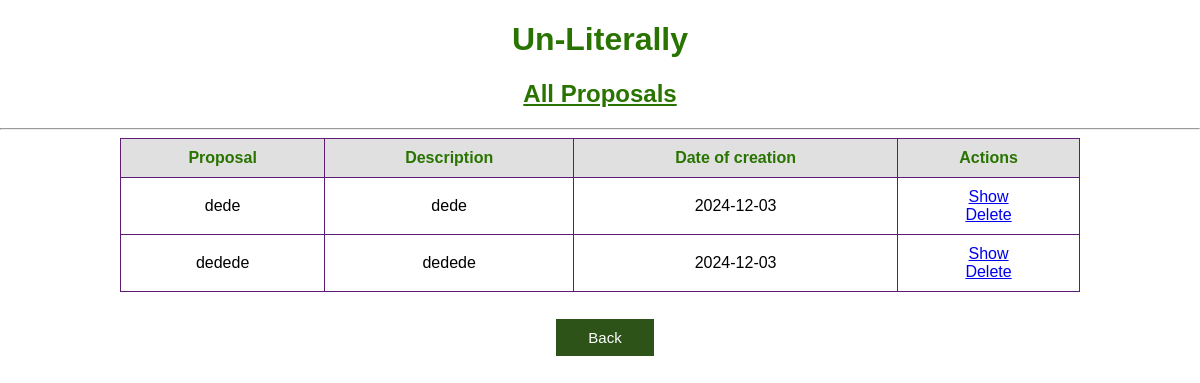
Page /all_proposals (signed in) on the committed database.
### app.py (models this page shows)
class Proposal(db.Model):
    id = db.Column(db.Integer, primary_key=True)
    name = db.Column(db.String(5), nullable=True, unique=True)
    date = db.Column(db.DateTime, default=datetime.utcnow)
    reasoning = db.Column(db.String(5000), nullable=True)
    user = db.Column(db.String(50), nullable=False)

### app.py (the view)
@app.route('/all_proposals')
@login_required
def proposals():
    proposals = Proposal.query.order_by(Proposal.date).all()
    return render_template('all_proposals.html', proposals=proposals)

### app.py (called while the page is built)
@login_manager.user_loader
def load_user(user_id):
    return User.query.get(user_id)

### templates/all_proposals.html (shortened to what this page needs)
{% extends 'base.html' %}
{% block body %}
<div class="name">
    <h1 style="text-align: center; color: #297400; font-family: Arial; font-weight: bold;">Un-Literally</h1>
    <h2 style="text-align: center; color: #297400; text-decoration: underline; font-family: Arial; font-weight: bold;">All Proposals</h2>
</div>
<div>
    <hr>
    <div class="container_row">
        {% if proposals|length < 1 %}
            <h4 style="text-align: center;">There are no proposals to consider</h4>
        {% else %}
            <table>
                <tr>
                    <th>Proposal</th>
                    <th>Description</th>
                    <th>Date of creation</th>
                    <th>Actions</th>
                </tr>
                {% for proposal in proposals %}
                    <tr>
                        <td>{{ proposal.name }}</td>
                        <td>{% if proposal.reasoning|length > 150 %}
                                {{ proposal.reasoning[:150] + ' ...' }}
                            {% else %}
                                {{ proposal.reasoning }}
                            {% endif %}
                        </td>
                        <td>{{ proposal.date.date() }}</td>
                        <td>
                            <a href="/show/proposal_{{proposal.id}}">Show</a>
                            <br>
                            <a href="/delete/proposal_{{proposal.id}}">Delete</a>
                        </td>
                    </tr>
                {% endfor %}
            </table>
        {% endif %}
    </div>
</div>
<div class="container_column">
    <button class="back_button" onclick="window.location='/menu'" style="margin-left: 10px;">Back</button>
</div>
{% endblock %}

### static/css/main.css (style rules this page uses)
body, html { margin: 0; font-family: sans-serif; background-color: #FFFFFF; }
.name { margin: 0 auto; width: 400px; }
table { border-collapse: collapse; width: 80%; margin: auto; border: 1px solid #5d1c75; }
th, td { padding: 10px; text-align: center; border: 1px solid #5d1c75; }
th { background-color: #e0e0e0; color: #297400; }
.back_button { background-color: #2d5319; border: none; color: white; padding: 10px 32px; text-align: center; text-decoration: none; display: inline-block; font-size: 15px; margin: 7px 0px 0px 0px; cursor: pointer; }
.container_column { display: flex; flex-direction: column; align-items: center; padding: 20px; margin: auto; max-width: 1000px; width: 90%; box-sizing: border-box; }
.container_row { display: flex; justify-content: center; align-items: center; width: 100%; margin: auto; }
button { padding: 10px 20px; font-size: 16px; border: none; cursor: pointer; transition: background-color 0.3s; }
button, input[type="submit"] { padding: 15px 40px; font-size: 18px; border: none; cursor: pointer; transition: background-color 0.3s; }

### rows in the picture
Proposal: name "dede", reasoning "dede", date "2024-12-03"
Proposal: name "dedede", reasoning "dedede", date "2024-12-03"
